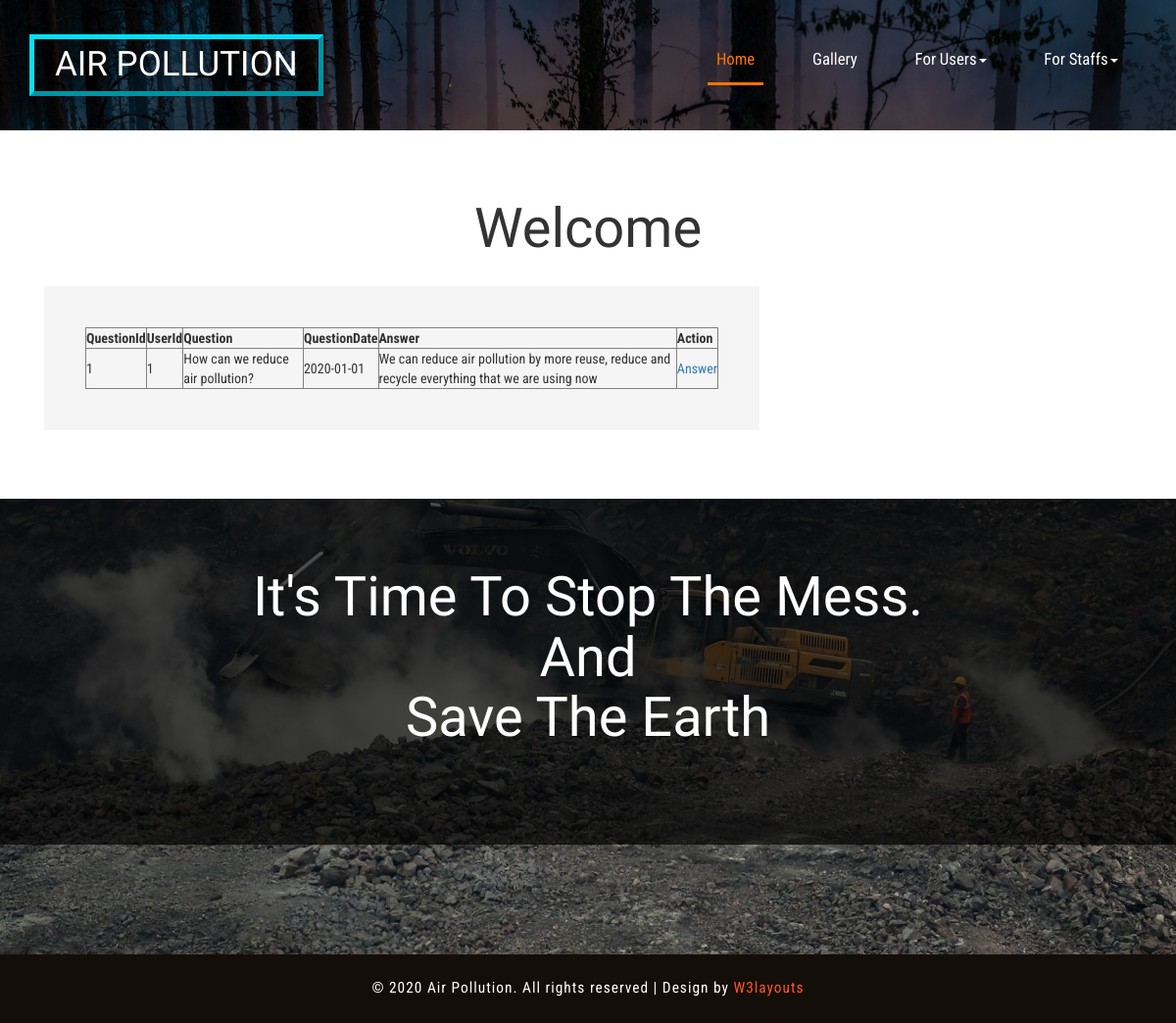
/ViewQuestion.php, run on the app's committed database.
### tables this page shows
CREATE TABLE `qanda` (
  `Question_ID` int(11) NOT NULL,
  `Question` text DEFAULT NULL,
  `Question_Date` date DEFAULT NULL,
  `Answer` text DEFAULT NULL,
  `User_ID` int(11) DEFAULT NULL,
  `Staff_ID` int(11) DEFAULT NULL
);

### ViewQuestion.php (the view, shortened to what this page needs)
<?php
include('connect.php');
include('header.php');
$Question="SELECT * from QandA";
$run=mysqli_query($connect,$Question);
 ?>
 <html>
 <head>
 </head>
 <body>
 	<form action="" method="POST">
 <table width="100%" border="1">
 	<th>QuestionId</th>
 	<th>UserId</th>
 	<th>Question</th>
 	<th>QuestionDate</th>
 	<th>Answer</th>
 	<th>Action</th>
<?php
$ret=mysqli_fetch_array($run);
echo "<tr>";
echo "<td>".$ret['Question_ID']."</td>";
echo "<td>".$ret['User_ID']."</td>";
echo "<td>".$ret['Question']."</td>";
echo "<td>".$ret['Question_Date']."</td>";
echo "<td>".$ret['Answer']."</td>";
echo "<td><a href='answer.php?QID=".$ret['Question_ID']."'>Answer</a></td>";
echo "</tr>";
 ?>
 </table>
 </form>
 </body>
 </html>
 <?php
include('footer.php');
 ?>

### css/style.css (style rules this page uses)
body { margin:0; font-family: 'Roboto Condensed', sans-serif; background: #fff; }
body a { transition: 0.5s all; -webkit-transition: 0.5s all; -moz-transition: 0.5s all; -o-transition: 0.5s all; -ms-transition: 0.5s all; text-decoration:none; }

### data on the page
qanda: Question_ID "1", User_ID "1", Question "How can we reduce air pollution?", Question_Date "2020-01-01", Answer "We can reduce air pollution by more reuse, reduce and recycle everything that we are using now"
